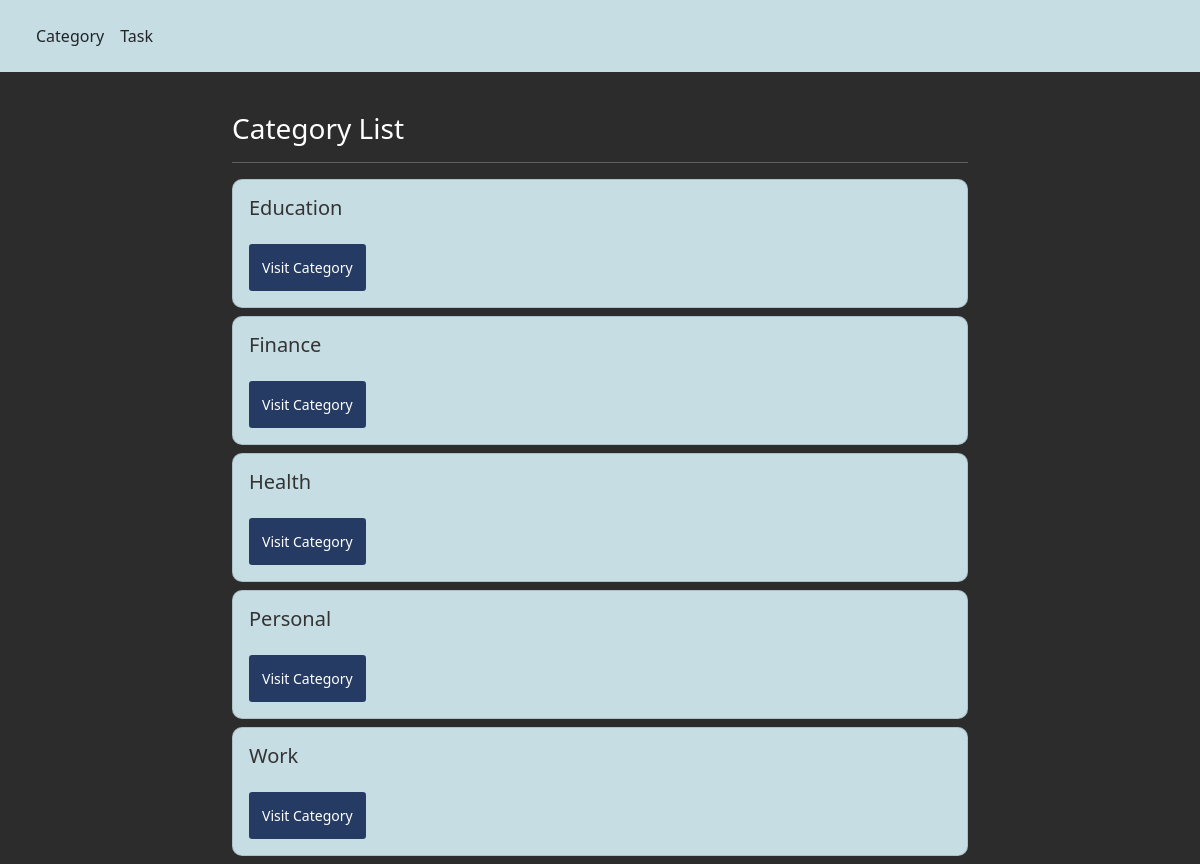
Page /category-list/ on the earlier database version.
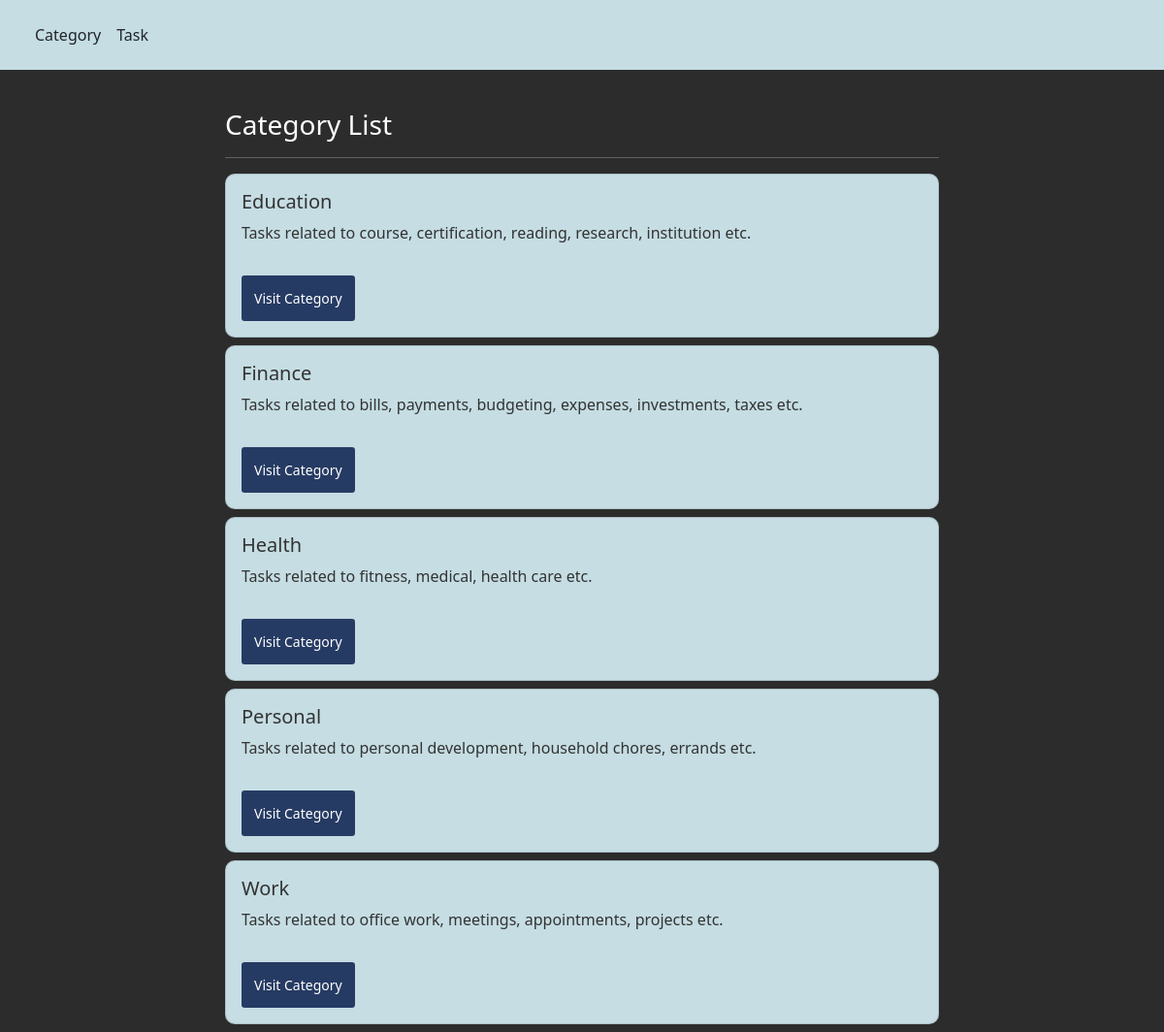
Same page on the later database version.
### tasks_app/models.py (models this page shows, shortened)
class Category(models.Model):
    id = models.AutoField(primary_key=True)
    name = models.CharField(max_length=255)
    description = models.TextField(null=True, blank=True)

### tasks_app/views.py (the view)
# urls.py: path('category-list/', views.category_list, name="category_list"),
def category_list(request):
    category_list = Category.objects.order_by('name')
    category_list_dictionary = {'categories': category_list, 'title': 'List | Category'}
    return render(request, 'category_list.html', context=category_list_dictionary)

### tasks_app/templates/category_list.html
<!DOCTYPE html>{% extends 'base.html' %} {% block body_block %}
<div class="container px-0">
  <div class="row">
    <div class="col-12">
      <h3 class="mt-4 mb-0">Category List</h3>
    </div>
  </div>
</div>
<hr />
{% if categories %} {% for category in categories %}
<div class="card my-2">
  <div class="card-body">
    <h5 class="card-title">{{ category.name }}</h5>
    {% if category.description %}
    <p class="card-text">{{ category.description }}</p>
    {% endif %}
    <a
      href="{% url 'tasks_app:category_tasks' category_id=category.id %}"
      class="btn btn-sm btn-regular mt-3"
      >Visit Category</a
    >
  </div>
</div>
{% endfor %} {% else %}
<div class="card my-2">
  <div class="card-body">
    <h5 class="card-title">No Category Available</h5>
  </div>
</div>
{% endif %} {% endblock %}

### tasks_app/templates/base.html (shortened to what this page needs)
<!DOCTYPE html>
<html lang="en">
  <head>
    <link
      href="https://cdn.jsdelivr.net/npm/bootstrap@5.0.2/dist/css/bootstrap.min.css"
      rel="stylesheet"
    />
  </head>
  <body>
    <nav class="navbar navbar-expand-lg sticky-top navbar-light custom-nav p-3">
      <div class="container-fluid">
        <div class="collapse navbar-collapse" id="navbarNav">
          <ul class="navbar-nav">
            <li class="nav-item">
              <a
                class="nav-link text-dark"
                href="{% url 'tasks_app:category_list' %}"
                >Category</a
              >
            </li>
            <li class="nav-item">
              <a
                class="nav-link text-dark"
                href="{% url 'tasks_app:task_list' %}"
                >Task</a
              >
            </li>
          </ul>
        </div>
      </div>
    </nav>
    <div class="container mt-3">
      <div class="row">
        <div class="col-2"></div>
        <div class="col-8">{% block body_block %} {% endblock %}</div>
        <div class="col-2"></div>
      </div>
    </div>
  </body>
</html>

### tasks_app/templates/base.html (style rules this page uses)
body { background-color: #2c2c2c; color: white; }
.card { background-color: #c5dde3; color: #333333; border-radius: 10px; }
.btn { padding: 0.75rem; }
.btn-regular, .btn-regular:hover { background-color: #263b63; color: white; }
.custom-nav { background-color: #c5dde3; }

Differences in the rows shown:
changed Category "Education": description (not shown) → "Tasks related to course, certification, reading, research, institution etc."
changed Category "Finance": description (not shown) → "Tasks related to bills, payments, budgeting, expenses, investments, taxes etc."
changed Category "Health": description (not shown) → "Tasks related to fitness, medical, health care etc."
changed Category "Personal": description (not shown) → "Tasks related to personal development, household chores, errands etc."
changed Category "Work": description (not shown) → "Tasks related to office work, meetings, appointments, projects etc."
